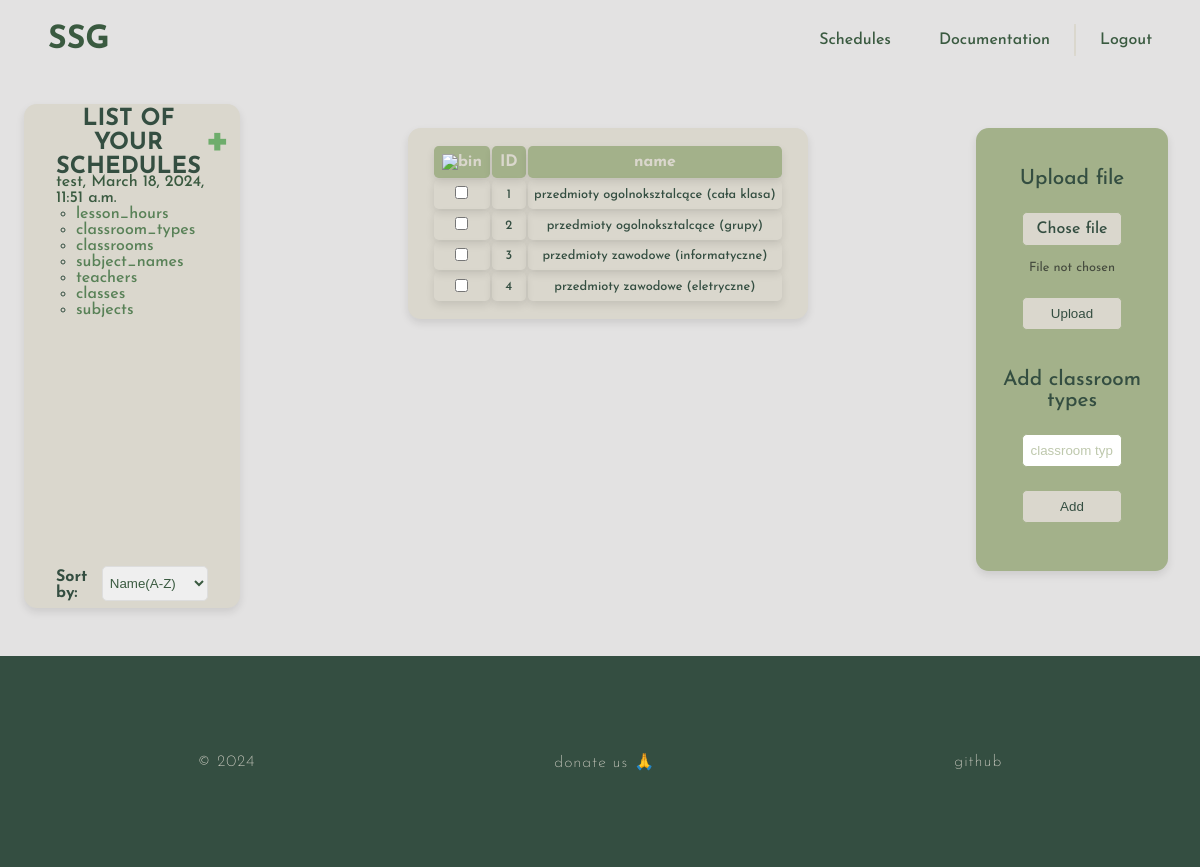
The app's page /schedules/test/test/classroom_types/ (signed in) with its own data.
### generatorApp/models.py (models this page shows, shortened)
class ScheduleList(models.Model):
    user_id = models.ForeignKey(User, null=False, on_delete=models.CASCADE)
    name = models.CharField(max_length=100)
    description = models.CharField(max_length=800, default='')
    created_date = models.DateTimeField(default=timezone.now)
    content = models.TextField()

class ClassroomTypes(models.Model):
    in_id = models.TextField(default=None, null=True)
    schedule_id = models.ForeignKey(ScheduleList, on_delete=models.CASCADE)
    description = models.CharField(max_length=150)
    class Meta:
        unique_together = ('schedule_id', 'in_id')

### generatorApp/views/schedule.py (the view, shortened to what this page needs)
# urls.py: path('schedules/<str:username>/<str:schedule_name>/classroom_types/', views.ClassroomTypesView.as_view(), name='classroom_types'),
class ClassroomTypesView(LoginRequiredMixin, FormView):
    login_url = reverse_lazy('generatorApp:login')
    form_class = ClassroomTypesForm
    template_name = 'generatorApp/forms/classroom_types.html'
    def get_context_data(self, **kwargs):
        context = super().get_context_data(**kwargs)
        context = update_context(self.request, self.kwargs, context)
        schedule_name = context['schedule_name']
        schedule = ScheduleList.objects.get(user_id=self.request.user, name=schedule_name)
        context['objects_list'] = ClassroomTypes.objects.filter(schedule_id=schedule).all()
        return context

### generatorApp/forms.py
class ClassroomTypesForm(ModelForm):
    description = forms.CharField(label='', widget=forms.TextInput(attrs={
        'class': 't',
        'id': 'classroom-type',
        'name': 'classroom-type',
        'placeholder': 'classroom type'
    }))
    class Meta:
        model = ClassroomTypes
        fields = ['description']

### generatorApp/views/schedule.py (called while the page is built)
def update_context(request, kwargs, context):
    context['schedule_name'] = kwargs.get('schedule_name')
    context['model_name'] = kwargs.get('model')
    sort_by = request.GET.get('sort_by')
    if sort_by in [field.name for field in ScheduleList._meta.get_fields()]:
        context['schedule_list'] = ScheduleList.objects.filter(user_id=request.user).order_by(sort_by)
    else:
        context['schedule_list'] = ScheduleList.objects.filter(user_id=request.user)
    context['labels'] = [
        'lesson_hours',
        'classroom_types',
        'classrooms',
        'subject_names',
        'teachers',
        'classes',
        'subjects'
    ]
    return context

### generatorApp/templates/generatorApp/forms/classroom_types.html (shortened to what this page needs)
{% extends 'generatorApp/index.html' %}
{% load static %}
{% block head %}
    <link rel="stylesheet" href="{% static 'generatorApp/data_forms.css' %}">
{% endblock %}
{% block content %}
    {% include 'generatorApp/schedule_list.html' %}
    <main>
        <div class="data-container">
            <table>
                <tr>
                    <th>
                        <button type="button" class="confirm-button" id="delete_btn">
                            <img class="icon" src="{% static 'generatorApp/bin.svg' %}" alt="bin"/>
                        </button>
                    </th>
                    <th>ID</th>
                    <th>name</th>
                </tr>
                {% for value in objects_list %}
                    <tr>
                        <td><input type="checkbox" id="delete-{{ forloop.counter }}" name="delete" value="{{ value.in_id }}" class="delete-checkbox"></td>
                        <td>{{ forloop.counter }}</td>
                        <td>{{ value.description }}</td>
                    </tr>
                {% endfor %}
            </table>
        </div>
        <div class="form-container">
            <form method="POST" enctype="multipart/form-data" action="{{ request.get_full_path }}/upload">
                <span>Upload file</span>
                <div class="custom-file-input">Chose file</div>
                <p class="file-name">File not chosen</p>
                <input type="submit" value="Upload">
            </form>
            <form method="POST" class="add-data-form">
                <span>Add classroom types</span>
                {{ form.description }}
                <input type="submit" value="Add">
            </form>
        </div>
    </main>
{% endblock %}

### generatorApp/templates/generatorApp/schedule_list.html (shortened to what this page needs)
{% load static %}
{% block head %}
    <link rel="stylesheet" href="{% static 'generatorApp/aside.css' %}">
{% endblock %}
<aside class="sticky-wrapper">
    <div class="aside-content">
        <h3>
            <span>List of your schedules</span>
            <a href="{% url 'generatorApp:schedules_base' %}">
                <span style="font-size: 150%">+</span>
            </a>
        </h3>
        <ol class="scrollable">
            {% if schedule_list %}
                {% for schedule in schedule_list %}
                    <li>
                        <a href="{% url 'generatorApp:schedule' username=user.username schedule_name=schedule.name %}">
                            {{ schedule.name }}, {{ schedule.created_date }}
                        </a>
                        <ul class="schedule-data-list" style="padding-left: 2ch">
                            {% for label in labels %}
                                <li><a href="{% url 'generatorApp:schedule' username=user.username schedule_name=schedule.name%}{{label}}">{{ label }}</a></li>
                            {% endfor %}
                        </ul>
                    </li>
                {% endfor %}
            {% else %}
                <p>It seems to you don't have any schedules :<</p>
            {% endif %}
        </ol>
        <form method="GET" id="sort-form">
            <h4>Sort by:</h4>
            <select name="sort_by" id="sort_by">
                <option value="name">Name(A-Z)</option>
            </select>
        </form>
    </div>
</aside>

### generatorApp/static/generatorApp/style.css (style rules this page uses)
* { padding: 0; margin: 0; box-sizing: border-box; }
body { font-family: "Josefin Sans", sans-serif; !important; font-optical-sizing: auto; font-weight: 500; font-style: normal; width: 100vw; color: #344E41; overflow-X: hidden; background-attachment: fixed; flex-direction: column; background-color: #e3e2e2; }
.confirm-button { background: none; color: inherit; border: none; padding: 0; font: inherit; cursor: pointer; outline: inherit; }
a { color: #3A5A40; text-decoration: none; position: relative; z-index: 1; transition: all .1s ease-in-out; cursor: pointer; }
p { color: rgba(33, 36, 33, 0.73); font-weight: 400; }
.sticky-wrapper { position: -webkit-sticky !important; position: sticky !important; top: 6rem; }

### generatorApp/static/generatorApp/data_forms.css (style rules this page uses)
main { display: flex; align-items: start; justify-content: space-between; flex: 1; }
main .data-container, .form-container { border-radius: .8rem; box-shadow: 0 4px 8px rgba(0, 0, 0, 0.1); text-align: center; gap: 15px; margin-right: 2rem; }
main .data-container { margin-top: 2rem; background-color: #DAD7CD; overflow: auto; max-width: 80%; padding: 1rem 1.5rem 1rem 1.5rem; }
main .form-container { margin-top: 2rem; background-color: #A3B18A; display: flex; flex-direction: column; justify-content: center; align-items: center; padding: 1rem 1.5rem 3rem 1.5rem; overflow-y: auto; overflow-x: clip; }
main form { display: flex; flex-direction: column; justify-content: center; align-items: center; gap: 15px; max-width: 12vw; width: 12vw; }
main input[type="text"], main input[type="submit"], main input[type="number"], main select { width: 70%; padding: 0.5rem; border: 1px solid #A3B18A; border-radius: .3rem; box-sizing: border-box; color: #3A5A40; margin-top: .5rem; }
main input[type="submit"] { background-color: #DAD7CD; color: #344E41; cursor: pointer; }
main ::placeholder { color: #A3B18A; opacity: 0.7; }
main span { font-weight: 450; font-size: 1.3rem; margin-top: 1.5rem; }
main .custom-file-input { margin-top: .5rem; width: 70%; padding: 0.5rem; border: 1px solid #A3B18A; border-radius: .3rem; box-sizing: border-box; background-color: #DAD7CD; color: #344E41; cursor: pointer; }
main .file-name { font-size: .8rem; }
main .icon { width: 1.5rem; height: 1.5rem; }
main th { background-color: #A3B18A; color: #DAD7CD; padding: .5rem; border-radius: .3rem; box-shadow: 0 4px 8px rgba(0, 0, 0, 0.1); font-size: 1rem; }
main td { padding: .4rem; box-shadow: 0 4px 8px rgba(0, 0, 0, 0.1); border-radius: .3rem; margin-top: .3rem; font-size: .8rem; }

### generatorApp/static/generatorApp/aside.css (style rules this page uses)
aside { height: 63vh; width: 18vw; display: flex; justify-content: center; border-radius: .8rem; box-shadow: 0 4px 8px rgba(0, 0, 0, 0.1); background-color: #DAD7CD; transition: transform 0.4s ease; margin-right: 2rem; margin-left: 1.5rem; }
.aside-content { padding: 1rem 2rem 2rem; width: inherit; }
.scrollable { height: 85%; overflow-y: auto; overflow-x: clip; }
.sticky-wrapper { position: sticky; top: 7rem; word-wrap: break-word }
aside h3 { text-align: center; height: 10%; display: flex; align-items: center; }
aside h3 span { font-size: 2ch; text-transform: uppercase; }
aside h3 a { margin-top: -.2rem; margin-left: 0.2rem; color: #6ead6c; font-size: 2rem; }
aside ol { margin-top: .5rem; margin-bottom: .5rem; }
aside ol li a { color: #3A5A40; }
aside ul li a { color: #588157; }
aside form { display: flex; flex-direction: row; justify-content: center; }
aside form select { padding: 0.2rem; border: 1px solid #ddd; border-radius: .3rem; margin-top: -.2rem; margin-left: .4rem; box-sizing: border-box; color: #3A5A40; }

### records on screen
ScheduleList: name "test", created_date "March 18, 2024, 11:51 a.m.", labels "lesson_hours" "classroom_types" "classrooms" "subject_names" "teachers" "classes" "subjects"
ClassroomTypes: description "przedmioty ogolnoksztalcące (cała klasa)"
ClassroomTypes: description "przedmioty ogolnoksztalcące (grupy)"
ClassroomTypes: description "przedmioty zawodowe (informatyczne)"
ClassroomTypes: description "przedmioty zawodowe (eletryczne)"
